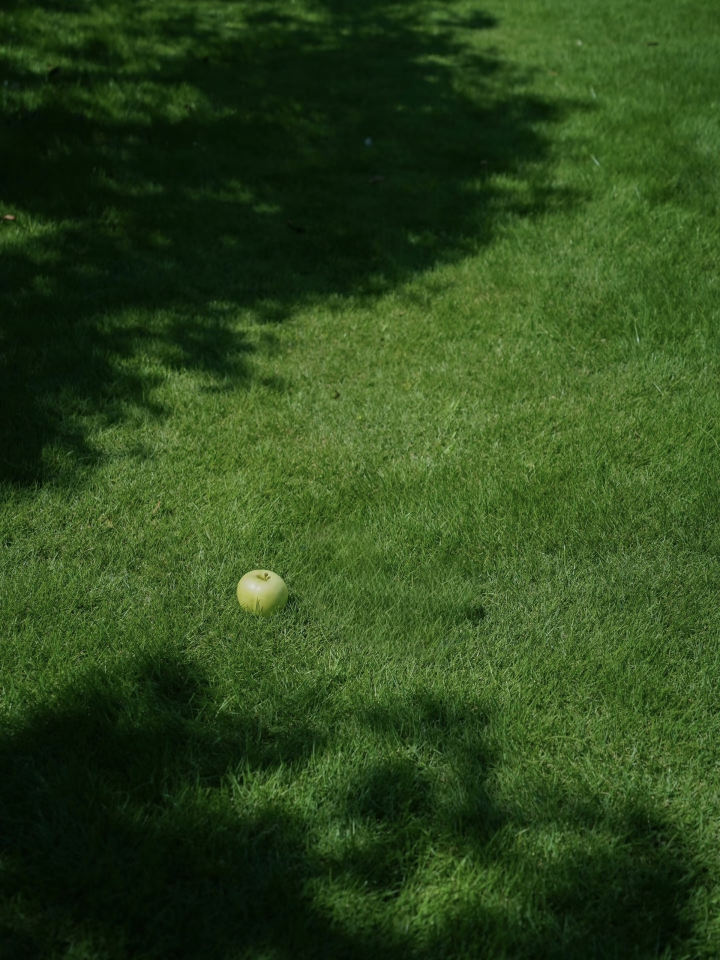
#> input picture 算法组/Week2/yuanjiaxin/yuanjiaxin/data/img1.jpg, 1440 x 1920 px, found by its file name (shown at 1/2 size)
$ python task1_detect.py
#> lines starting #> are read from the running program, lines starting #| are printed output that depends on the picture; after the words box and inside, x2 and y2 are one past the last pixel; in counts of white or black regions, pixels touching at a corner belong together
import cv2
import numpy as np

image_list = ["img1.jpg", "img2.jpg", "img3.jpg", "img4.jpg", "img5.jpg"]

HSV_LOWER = np.array([35, 43, 46])
HSV_UPPER = np.array([85, 255, 255])

MIN_AREA = 500
MAX_AREA = 300000

for IMG_PATH in image_list:
    print(f"\n--- 正在处理 {IMG_PATH} ---")
    img = cv2.imread(IMG_PATH)
#> img is the input picture: shape (1920, 1440, 3); mean B, G, R 27.6, 70.3, 44.9
    if img is None:
        print(f"图片读取失败！")
        continue

    hsv = cv2.cvtColor(img, cv2.COLOR_BGR2HSV)
#> hsv: shape (1920, 1440, 3); mean H, S, V 50.3, 167.1, 70.3
    mask = cv2.inRange(hsv, HSV_LOWER, HSV_UPPER)
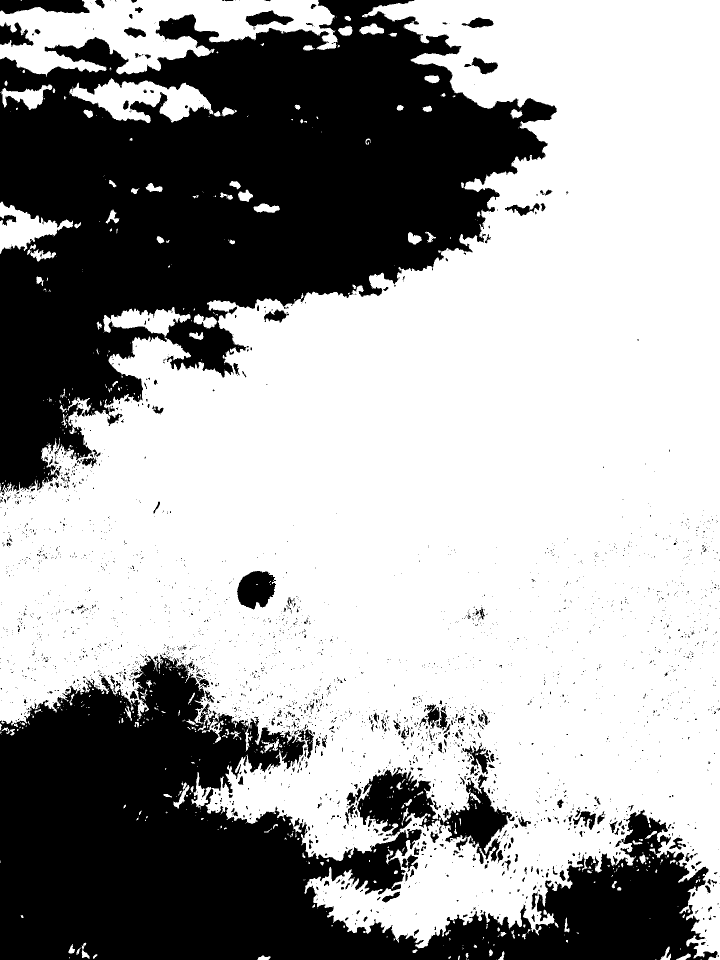
#> mask: shape (1920, 1440) (shown at 1/2 size); 63.4% white; 2914 black regions (2653 under 20 px), largest, box (x1, y1, x2, y2) and area: (0, 0, 1114, 992) 550593, (0, 1309, 1435, 1920) 418977, (474, 1142, 552, 1219) 4332

    kernel = np.ones((5, 5), np.uint8)
    mask = cv2.morphologyEx(mask, cv2.MORPH_OPEN, kernel)
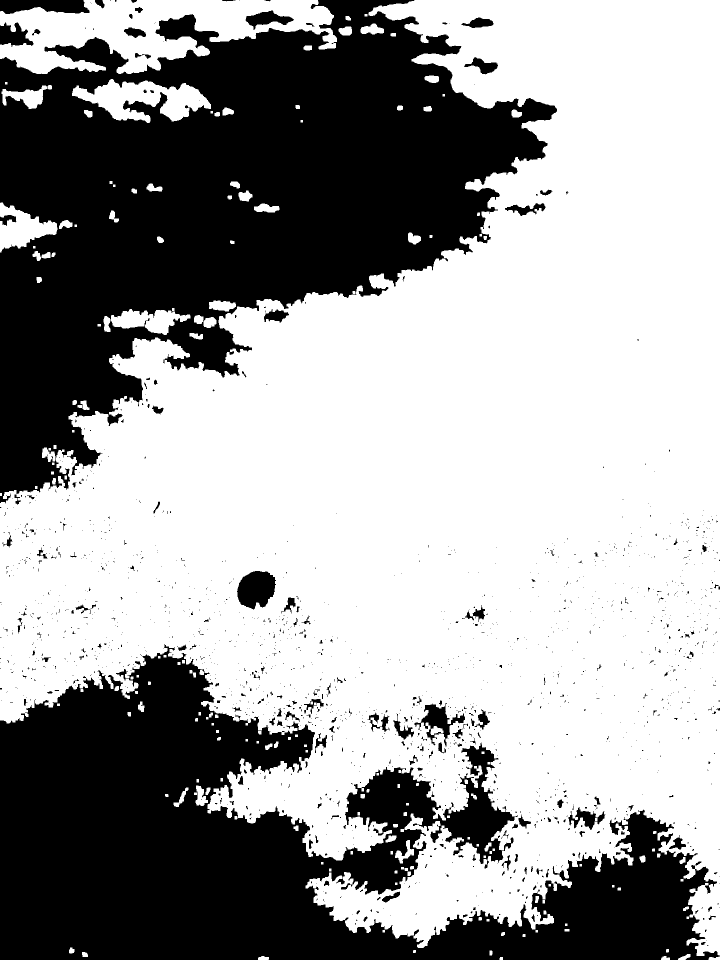
#> mask: shape (1920, 1440) (shown at 1/2 size); 62.1% white; 1675 black regions (1479 under 20 px), largest, box (x1, y1, x2, y2) and area: (0, 0, 1114, 1007) 561296, (0, 1288, 1440, 1920) 448708, (474, 1142, 552, 1219) 4409
    mask = cv2.morphologyEx(mask, cv2.MORPH_CLOSE, kernel)
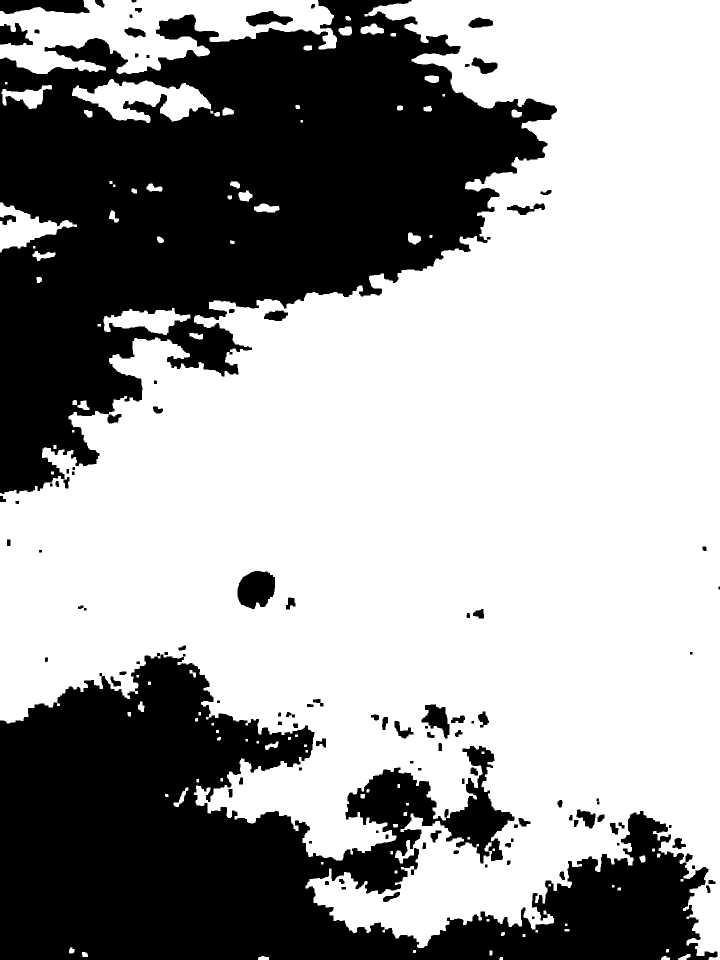
#> mask: shape (1920, 1440) (shown at 1/2 size); 62.8% white; 116 black regions (1 under 20 px)

    contours, _ = cv2.findContours(mask, cv2.RETR_EXTERNAL, cv2.CHAIN_APPROX_SIMPLE)
#> contours = 98 contours, 17 with area under 20; largest, box (x1, y1, x2, y2) and area: (0, 0, 1440, 1920) 1657892, (0, 0, 674, 148) 56496, (144, 158, 440, 246) 12574, (0, 405, 154, 505) 6069, (207, 616, 381, 670) 4848

    if len(contours) == 0:
        print("未检测到目标")
        cv2.imwrite(f"result_{IMG_PATH}", img)
        cv2.putText(img, "No target detected", (20, 50), cv2.FONT_HERSHEY_SIMPLEX, 1, (0, 0, 255), 2)
    else:
        contours = sorted(contours, key=cv2.contourArea, reverse=True)
        target = None
        target_area = 0

        for c in contours:
            area = cv2.contourArea(c)
            if MIN_AREA <= area <= MAX_AREA:
                target = c
                target_area = area
                break
#> this loop made 2 passes
#> (area, target_area) on pass 2: (56496.5, 56496.5)
#> area on pass 1: 1657892.5

        if target is None:
            print("未检测到目标")
            cv2.imwrite(f"result_{IMG_PATH}", img)
        else:
            M = cv2.moments(target)
#> M = moments, m00 56496.5, centre m10/m00, m01/m00 = (306.2, 58.39)
            if M["m00"] != 0:
                u = int(M["m10"] / M["m00"])
#> u = 306
                v = int(M["m01"] / M["m00"])
#> v = 58
                print(f"【检测成功】目标中心点: u={u}, v={v}, 面积={target_area}")
#| 【检测成功】目标中心点: u=306, v=58, 面积=56496.5

                cv2.drawContours(img, [target], -1, (0, 255, 0), 3)
                cv2.circle(img, (u, v), 8, (0, 0, 255), -1)
#> img: shape (1920, 1440, 3); mean B, G, R 27.5, 71.2, 44.9
                cv2.putText(img, f"u={u}, v={v}", (u + 15, v - 15), cv2.FONT_HERSHEY_SIMPLEX, 0.8, (0, 0, 255), 2)
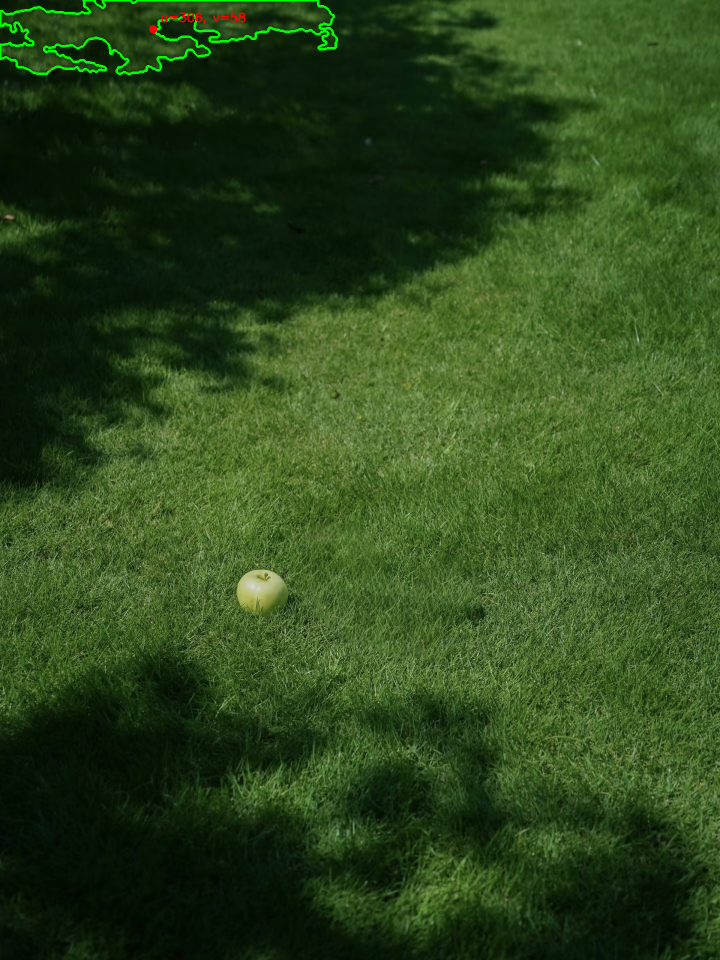
#> img: shape (1920, 1440, 3) (shown at 1/2 size); mean B, G, R 27.5, 71.1, 44.9

                cv2.imwrite(f"result_{IMG_PATH}", img)
                print(f"已保存标注图片: result_{IMG_PATH}")
#> pass 2 of the loop `for IMG_PATH in image_list:`:
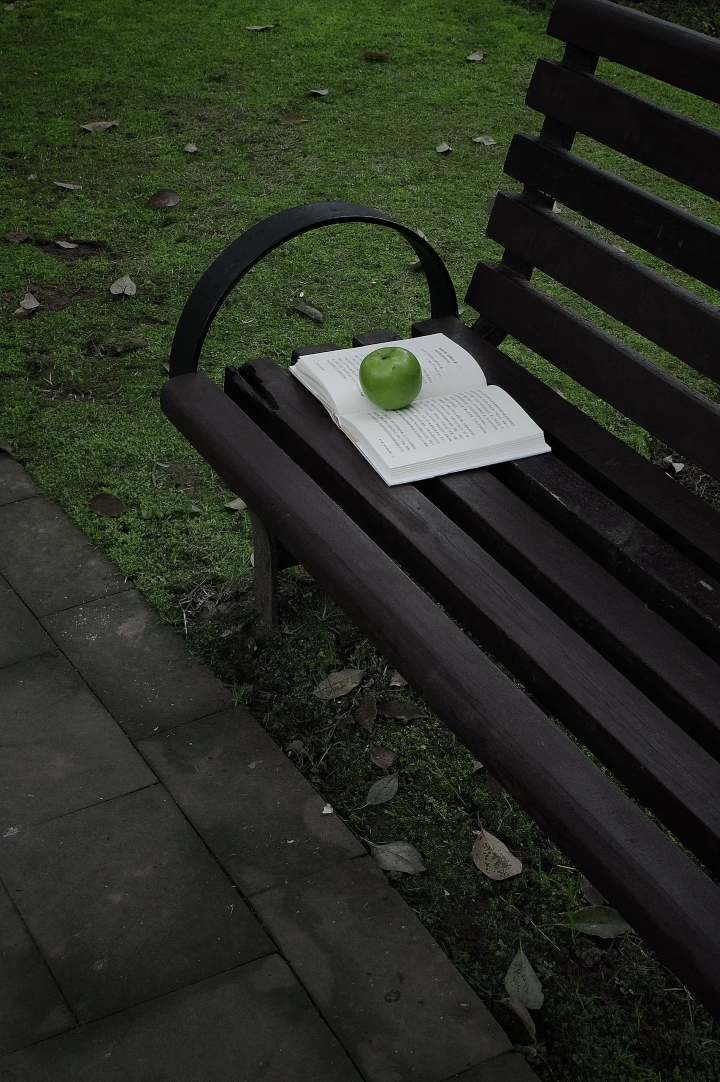
#> input picture 算法组/Week2/yuanjiaxin/yuanjiaxin/data/img2.jpg, 720 x 1082 px, found by its file name
#> img is the input picture: shape (1082, 720, 3); mean B, G, R 34.5, 45.3, 40.5
#> hsv: shape (1082, 720, 3); mean H, S, V 64.5, 66.1, 46
#> `mask = cv2.morphologyEx(mask, cv2.MORPH_CLOSE, kernel)`:
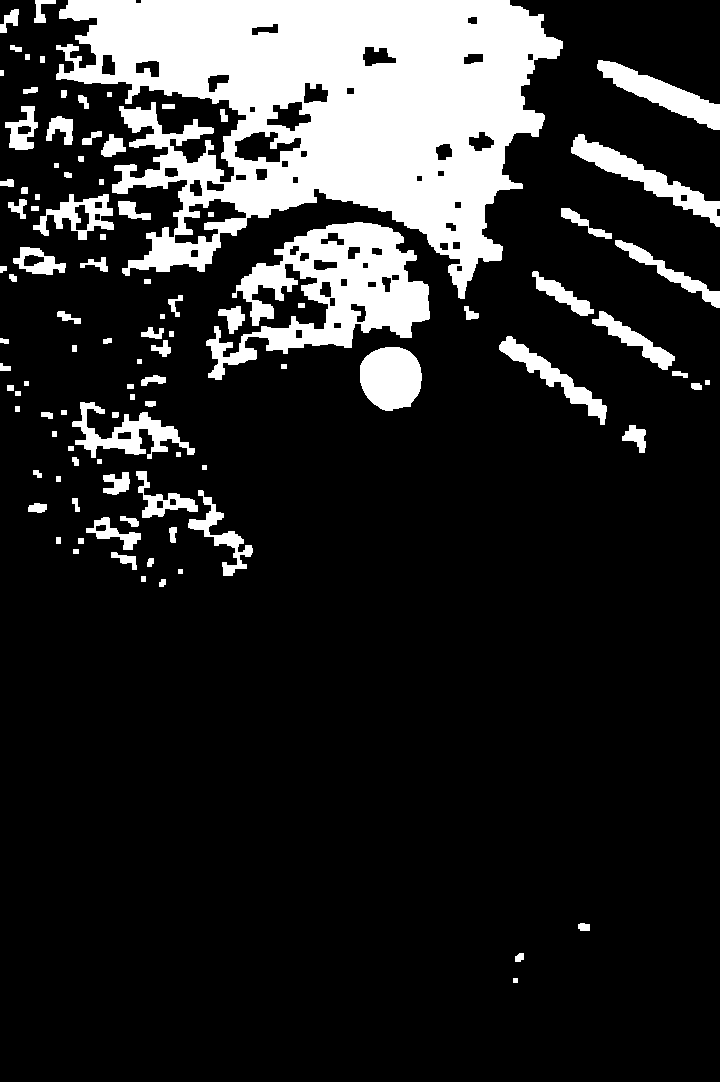
#> mask: shape (1082, 720); 16.5% white; 102 white regions
#> contours = 101 contours, 12 with area under 20; largest, box (x1, y1, x2, y2) and area: (56, 0, 563, 299) 87963, (206, 222, 430, 380) 15487, (360, 347, 422, 411) 3074, (571, 134, 720, 227) 2940, (597, 60, 720, 130) 2721
#> the loop `for c in contours:` made 1 pass
#> (area, target_area) on pass 1: (87963, 87963)
#> M = moments, m00 87963, centre m10/m00, m01/m00 = (326.3, 108.6)
#> u = 326
#> v = 108
#| 【检测成功】目标中心点: u=326, v=108, 面积=87963.0
#> `cv2.putText(img, f"u={u}, v={v}", (u + 15, v - 15), cv2.FONT_HERSHEY_S..`:
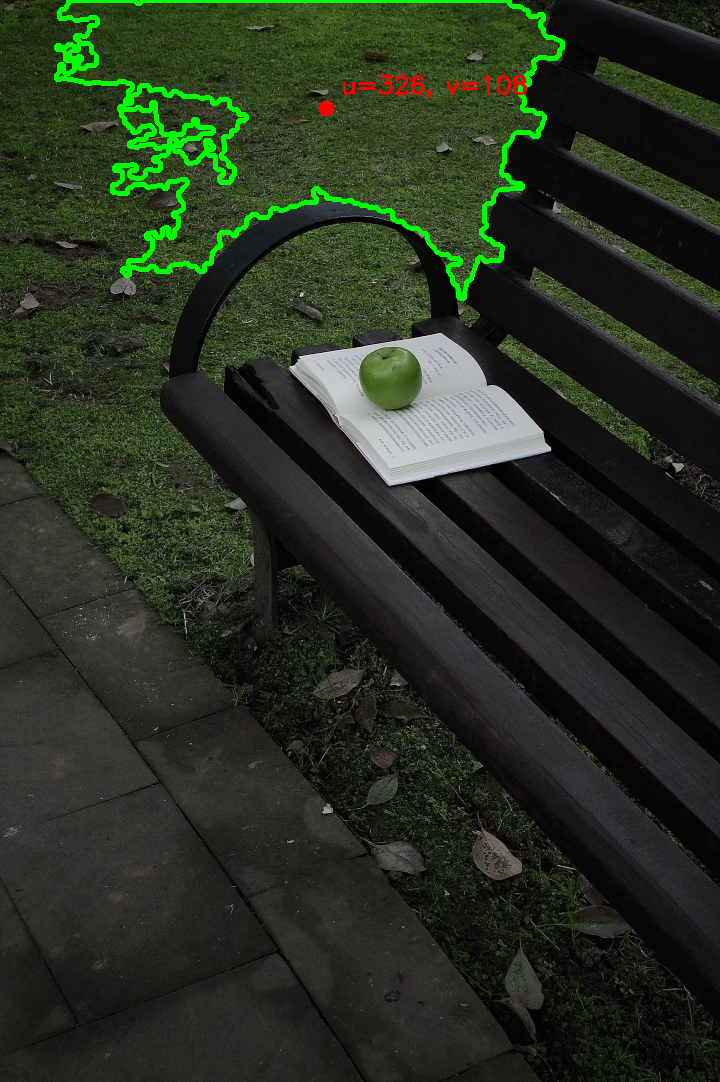
#> img: shape (1082, 720, 3); mean B, G, R 33.8, 48.6, 40
#> pass 3 of the loop `for IMG_PATH in image_list:`:
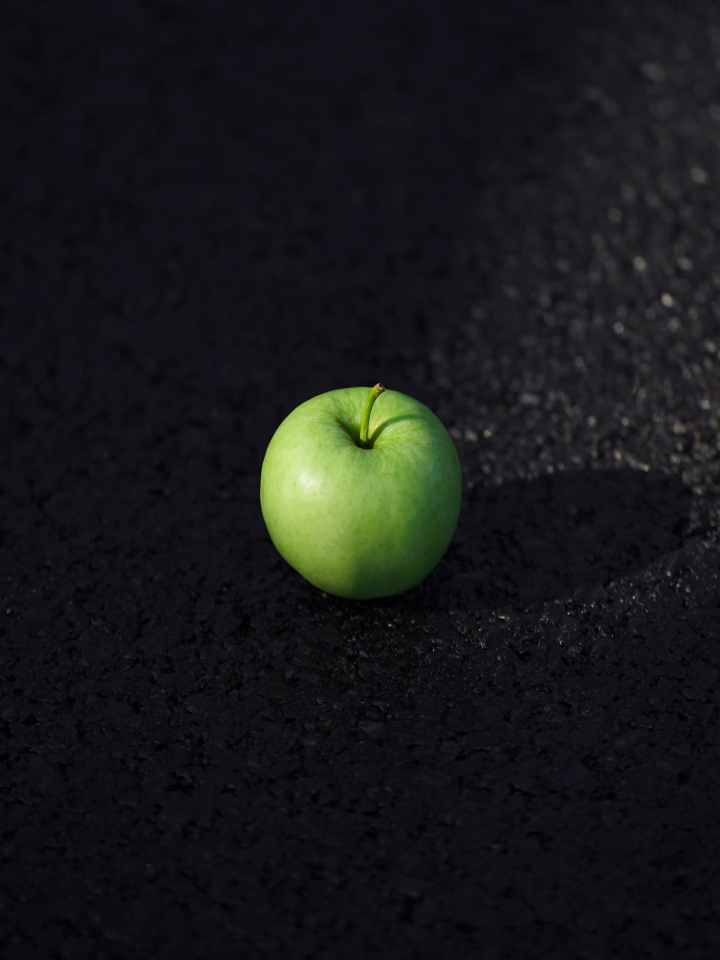
#> input picture 算法组/Week2/yuanjiaxin/yuanjiaxin/data/img3.jpg, 1440 x 1920 px, found by its file name (shown at 1/2 size)
#> img is the input picture: shape (1920, 1440, 3); mean B, G, R 25.5, 24.4, 23.4
#> hsv: shape (1920, 1440, 3); mean H, S, V 118.6, 68.5, 29.4
#> `mask = cv2.inRange(hsv, HSV_LOWER, HSV_UPPER)`:
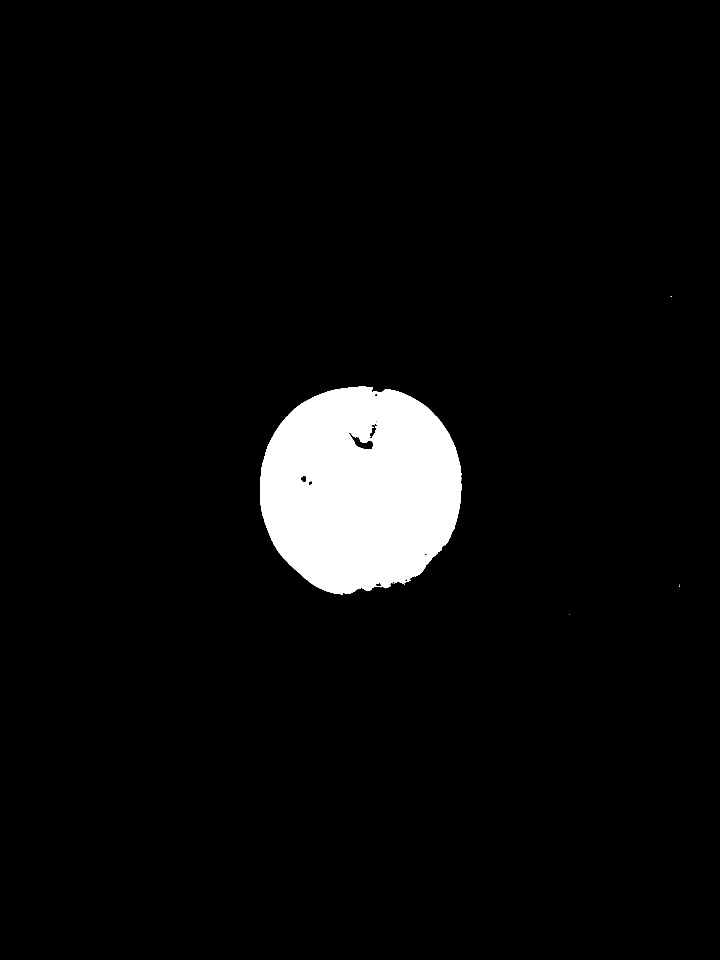
#> mask: shape (1920, 1440) (shown at 1/2 size); 4.8% white; 10 white regions (9 under 20 px), largest, box (x1, y1, x2, y2) and area: (520, 773, 923, 1190) 131427
#> contours = 1 contour; box (x1, y1, x2, y2) and area: (520, 773, 923, 1189) 131728
#> the loop `for c in contours:` made 1 pass
#> (area, target_area) on pass 1: (131728.5, 131728.5)
#> M = moments, m00 131728.5, centre m10/m00, m01/m00 = (720.2, 977.1)
#> u = 720
#> v = 977
#| 【检测成功】目标中心点: u=720, v=977, 面积=131728.5
#> `cv2.drawContours(img, [target], -1, (0, 255, 0), 3)`:
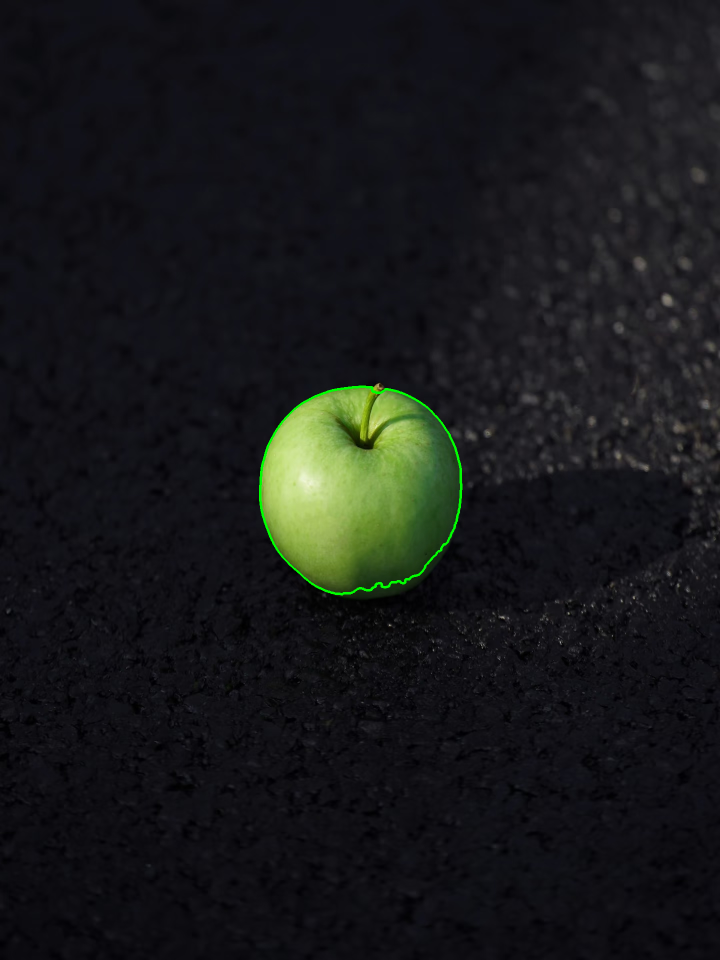
#> img: shape (1920, 1440, 3) (shown at 1/2 size); 0.22% of pixels changed, all inside (x1, y1, x2, y2) = (518, 771, 925, 1191)
#> the loop made 5 passes; the first 3 are shown
